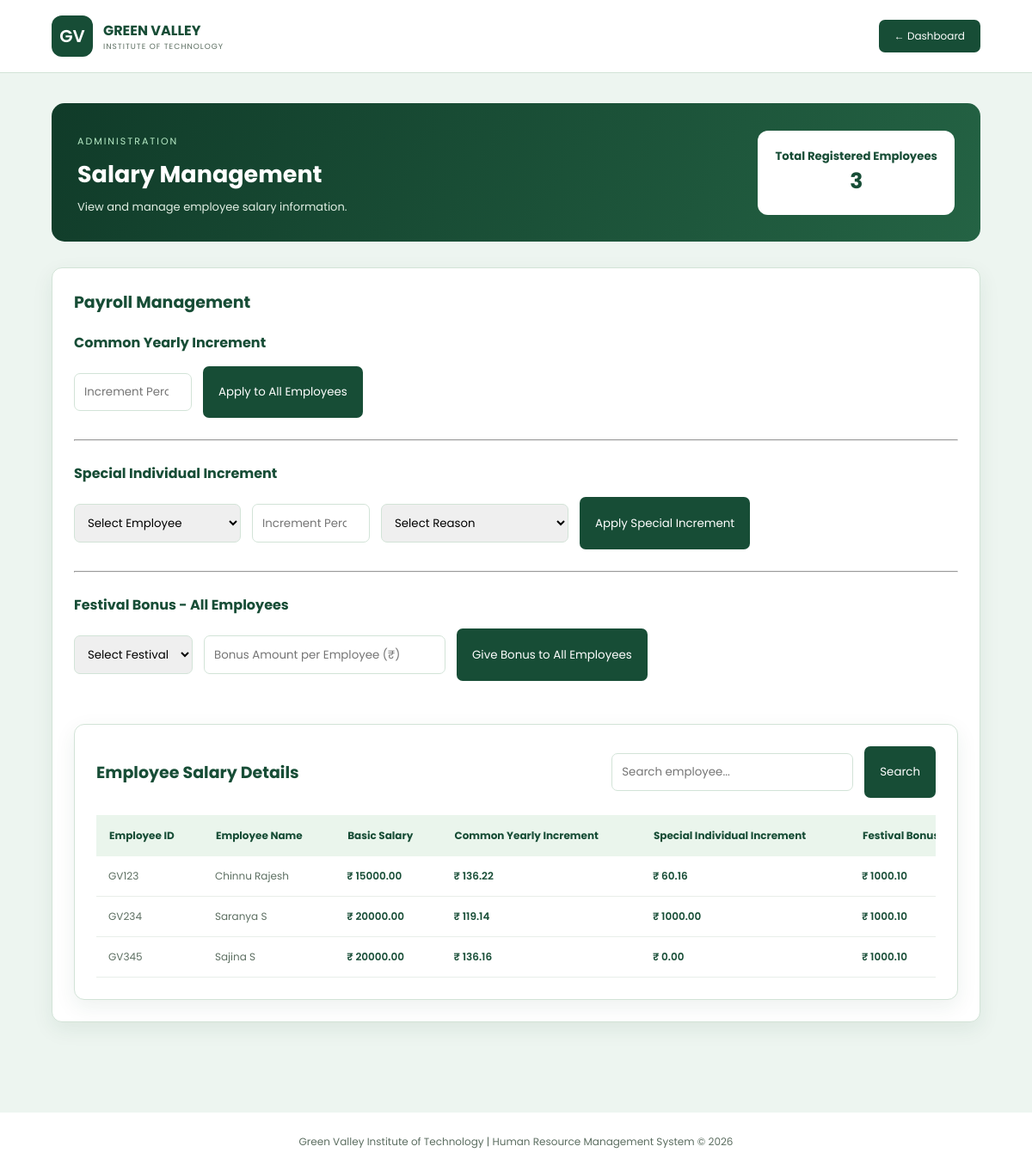
Screenshot of /manage_salary/ (signed in) with the database file from the repository.
### app/models.py (models this page shows, shortened)
class Employee(models.Model):
    user = models.OneToOneField(User, on_delete=models.CASCADE)
    employeeid = models.CharField(max_length=50, unique=True)
    phonenumber = models.CharField(max_length=10, null=True, blank=True)
    department = models.CharField(max_length=100, blank=True)
    designation = models.CharField(max_length=200, blank=True)
    joiningdate = models.DateField(null=True, blank=True)
    salary = models.DecimalField(max_digits=10, decimal_places=2, default=0)

### app/views.py (the view, shortened to what this page needs)
# urls.py: path('manage_salary/', views.manage_salary, name='manage_salary'),
@login_required
def manage_salary(request):
    search = request.GET.get('search', '').strip()
    today = timezone.localdate()
    employees = Employee.objects.select_related(
        'user'
    ).all().order_by('employeeid')
    for employee in employees:
        basic_salary = Decimal(str(employee.salary or '0'))
        employee.common_increment = (
            SalaryIncrement.objects.filter(
                employee=employee,
                increment_type='COMMON'
            ).aggregate(
                total=Sum('increment_amount')
            )['total'] or Decimal('0.00')
        )
        employee.personal_increment = (
            SalaryIncrement.objects.filter(
                employee=employee,
                increment_type='PERSONAL'
            ).aggregate(
                total=Sum('increment_amount')
            )['total'] or Decimal('0.00')
        )
        employee.festival_bonus = (
            PayrollBonus.objects.filter(
                employee=employee,
                month=today.month,
                year=today.year
            ).aggregate(
                total=Sum('amount')
            )['total'] or Decimal('0.00')
        )
        employee.monthly_payroll = (
            basic_salary
            + employee.common_increment
            + employee.personal_increment
            + employee.festival_bonus
        )
    context = {
        'employees': employees,
        'total_employees': Employee.objects.count(),
        'search': search,
    }
    return render(request, 'manage_salary.html', context)

### templates/manage_salary.html (shortened to what this page needs)
<!DOCTYPE html>
<html lang="en">
<head>
</head>
<body>
<header>
    <div class="logo">
        <div class="logo-icon">GV</div>
        <div>
            <h2>GREEN VALLEY</h2>
            <p>INSTITUTE OF TECHNOLOGY</p>
        </div>
    </div>
    <a href="{% url 'admindashboard' %}" class="back-btn">
        ← Dashboard
    </a>
</header>
<main class="container">
    <section class="welcome">
        <div>
            <span>ADMINISTRATION</span>
            <h1>Salary Management</h1>
            <p>View and manage employee salary information.</p>
        </div>
        <div class="admin-badge">
            <h5>Total Registered Employees</h5>
        <h2>{{ total_employees }}</h2>
        </div>
    </section>
<section class="table-container" style="margin-bottom:30px;">
    <div class="table-heading">
        <h2>Payroll Management</h2>
    </div>
    <h3>Common Yearly Increment</h3>
    <form method="POST" action="{% url 'common_increment' %}">
        <input
            type="number"
            name="percentage"
            placeholder="Increment Percentage (%)"
            min="0.01"
            max="100"
            step="0.01"
            required
        >
        <button type="submit">Apply to All Employees</button>
    </form>
    <hr style="margin:25px 0;">
    <h3>Special Individual Increment</h3>
    <form method="POST" action="{% url 'personal_increment' %}">
        <select name="employee_id" required>
    <option value="">Select Employee</option>
</select>
        <input
            type="number"
            name="percentage"
            placeholder="Increment Percentage (%)"
            min="0.01"
            max="100"
            step="0.01"
            required
        >
        <select name="reason" required>
            <option value="">Select Reason</option>
        </select>
        <button type="submit">Apply Special Increment</button>
    </form>
    <hr style="margin:25px 0;">
<h3>Festival Bonus - All Employees</h3>
<form method="POST" action="{% url 'add_festival_bonus' %}">
    <select name="festival" required>
    <option value="">Select Festival</option>
</select>
    <input
        type="number"
        name="amount"
        placeholder="Bonus Amount per Employee (₹)"
        min="0.01"
        step="0.01"
        required
    >
    <button type="submit">Give Bonus to All Employees</button>
</form>
<br/>
<br/>
<section class="table-container">
    <div class="table-heading">
        <h2>Employee Salary Details</h2>
        <form method="GET" class="search-box">
            <input
                type="text"
                name="search"
                placeholder="Search employee..."
                value="{{ search }}"
            >
            <button type="submit">Search</button>
        </form>
    </div>
    <div class="table-wrapper">
        <table style="min-width:1200px;">
            <thead>
                <tr>
                    <th>Employee ID</th>
                    <th>Employee Name</th>
                    <th>Basic Salary</th>
                    <th>Common Yearly Increment</th>
                    <th>Special Individual Increment</th>
                    <th>Festival Bonus</th>
                </tr>
            </thead>
            <tbody>
                {% for employee in employees %}
                <tr>
                    <td>{{ employee.employeeid }}</td>
                    <td>
                        {{ employee.user.first_name|title }}
                    </td>
                    <td class="salary">
                        ₹ {{ employee.salary|floatformat:2 }}
                    </td>
                    <td class="salary">
                        ₹ {{ employee.common_increment|floatformat:2 }}
                    </td>
                    <td class="salary">
                        ₹ {{ employee.personal_increment|floatformat:2 }}
                    </td>
                    <td class="salary">
                        ₹ {{ employee.festival_bonus|floatformat:2 }}
                    </td>
                </tr>
                {% empty %}
                <tr>
                    <td colspan="7" class="empty">
                        No employees found.
                    </td>
                </tr>
                {% endfor %}
            </tbody>
        </table>
    </div>
</section>
</main>
<footer>
    Green Valley Institute of Technology |
    Human Resource Management System © 2026
</footer>
</body>
</html>

### templates/manage_salary.html (style rules this page uses)
:root { --primary-dark: #0d3b23; --primary: #174d36; --accent: #1e6b48; --bg-main: #edf5f0; --text-main: #20372a; --text-muted: #5c6e61; --border-color: #d2e3d7; }
* { margin: 0; padding: 0; box-sizing: border-box; }
body { font-family: 'Poppins', Arial, sans-serif; background: var(--bg-main); color: var(--text-main); }
header { padding: 15px 5%; min-height: 85px; background: white; display: flex; justify-content: space-between; align-items: center; border-bottom: 1px solid var(--border-color); }
.logo { display: flex; align-items: center; gap: 12px; }
.logo-icon { width: 48px; height: 48px; background: var(--primary); color: white; display: flex; justify-content: center; align-items: center; border-radius: 12px; font-size: 20px; font-weight: 600; }
.logo h2 { color: var(--primary); font-size: 16px; }
.logo p { color: var(--text-muted); font-size: 9px; letter-spacing: 1px; }
.back-btn { background: var(--primary); color: white; padding: 10px 18px; text-decoration: none; border-radius: 7px; font-size: 12px; }
.container { padding: 35px 5%; }
.welcome { display: flex; justify-content: space-between; align-items: center; gap: 20px; padding: 30px; border-radius: 15px; background: linear-gradient(120deg,#103b29,#246344); color: white; margin-bottom: 30px; }
.welcome span { color: #b9edc8; font-size: 11px; letter-spacing: 2px; }
.welcome h1 { font-size: 27px; margin: 8px 0; }
.welcome p { font-size: 13px; color: #e0eee3; }
.admin-badge { padding: 20px; min-width: 160px; background: white; color: var(--primary); border-radius: 12px; text-align: center; }
.admin-badge h2 { font-size: 25px; }
.table-container { background: white; padding: 25px; border-radius: 12px; border: 1px solid var(--border-color); box-shadow: 0 8px 25px rgba(23,77,54,.08); }
.table-heading { display: flex; justify-content: space-between; align-items: center; gap: 15px; flex-wrap: wrap; margin-bottom: 20px; }
.table-heading h2 { color: var(--primary); font-size: 19px; }
.search-box { display: flex; gap: 8px; }
.search-box input { padding: 10px; border: 1px solid var(--border-color); border-radius: 7px; font-family: inherit; outline: none; }
.search-box button { padding: 10px 18px; background: var(--primary); color: white; border: none; border-radius: 7px; cursor: pointer; font-family: inherit; }
.table-wrapper { width: 100%; overflow-x: auto; }
table { width: 100%; min-width: 850px; border-collapse: collapse; }
th { background: #eaf5ec; color: var(--primary); padding: 15px; font-size: 12px; text-align: left; }
td { padding: 14px; font-size: 12px; color: var(--text-muted); border-bottom: 1px solid #e8eee9; }
.salary { color: var(--primary); font-weight: 600; }
footer { margin-top: 40px; padding: 25px; text-align: center; background: white; color: var(--text-muted); font-size: 12px; }
.table-container input, .table-container select { padding: 11px; border: 1px solid var(--border-color); border-radius: 7px; font-family: inherit; margin: 8px 5px 8px 0; max-width: 100%; }
.table-container form button { padding: 11px 18px; background: var(--primary); color: white; border: none; border-radius: 7px; cursor: pointer; font-family: inherit; }
.table-container h3 { color: var(--primary); margin: 15px 0; font-size: 16px; }
.table-container form { display: flex; flex-wrap: wrap; gap: 8px; }

### rows the page displays
Employee: employeeid "GV123", user.first_name "Chinnu Rajesh", salary "15000.00", common_increment "136.22", personal_increment "60.16", festival_bonus "1000.10"
Employee: employeeid "GV234", user.first_name "Saranya S", salary "20000.00", common_increment "119.14", personal_increment "1000.00", festival_bonus "1000.10"
Employee: employeeid "GV345", user.first_name "Sajina S", salary "20000.00", common_increment "136.16", personal_increment "0.00", festival_bonus "1000.10"

### other values shown
{{ total_employees }} "3"
